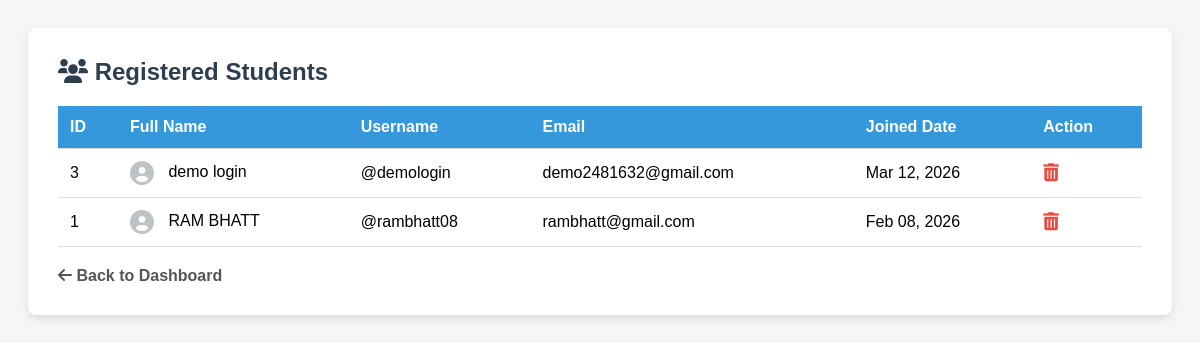
Screenshot of /admin_students.php (signed in) with the database file from the repository.
### tables this page shows
CREATE TABLE `users` (
  `id` int(11) UNSIGNED NOT NULL,
  `First_Name` varchar(50) NOT NULL,
  `Last_Name` varchar(50) NOT NULL,
  `User_Name` varchar(100) NOT NULL,
  `email` varchar(100) NOT NULL,
  `password` varchar(255) NOT NULL,
  `role` varchar(20) DEFAULT 'student',
  `created_at` timestamp NOT NULL DEFAULT current_timestamp(),
  `phone` varchar(20) DEFAULT '-',
  `skill` varchar(100) DEFAULT '-',
  `bio` text DEFAULT NULL,
  `profile_pic` varchar(255) DEFAULT NULL,
  `cover_photo` varchar(255) DEFAULT NULL,
  `facebook` varchar(255) DEFAULT NULL,
  `twitter` varchar(255) DEFAULT NULL,
  `linkedin` varchar(255) DEFAULT NULL,
  `website` varchar(255) DEFAULT NULL,
  `github` varchar(255) DEFAULT NULL
);

### admin_students.php (the view, shortened to what this page needs)
<?php
require 'db_connect.php';
$sql = "SELECT * FROM users WHERE role = 'student' ORDER BY created_at DESC";
$result = $conn->query($sql);
?>
<!DOCTYPE html>
<html lang="en">
<head>
    <link rel="stylesheet" href="https://cdnjs.cloudflare.com/ajax/libs/font-awesome/6.0.0/css/all.min.css">
</head>
<body>
<div class="container">
    <div class="header">
        <h2><i class="fas fa-users"></i> Registered Students</h2>
    </div>
    <table>
        <thead>
            <tr>
                <th>ID</th>
                <th>Full Name</th>
                <th>Username</th>
                <th>Email</th>
                <th>Joined Date</th>
                <th>Action</th>
            </tr>
        </thead>
        <tbody>
            <?php
            if ($result->num_rows > 0) {
                while($row = $result->fetch_assoc()) {
                    echo "<tr>";
                    echo "<td>" . $row['id'] . "</td>";
                    $fullName = htmlspecialchars($row['First_Name'] . " " . $row['Last_Name']);
                    echo "<td><i class='fas fa-user-circle profile-icon'></i> " . $fullName . "</td>";
                    echo "<td>@" . htmlspecialchars($row['User_Name']) . "</td>";
                    echo "<td>" . htmlspecialchars($row['email']) . "</td>";
                    $date = date("M d, Y", strtotime($row['created_at']));
                    echo "<td>" . $date . "</td>";
                    echo "<td>
                            <a href='admin_students.php?delete_id=" . $row['id'] . "'
                               class='btn-delete'
                               onclick='return confirm(\"Are you sure? This will delete the student account permanently.\")'
                               title='Delete Student'>
                               <i class='fas fa-trash-alt'></i>
                            </a>
                          </td>";
                    echo "</tr>";
                }
            } else {
                echo "<tr><td colspan='6' class='empty-state'>No students registered yet.</td></tr>";
            }
            ?>
        </tbody>
    </table>
    <a href="admin-dashboard.php" class="back-link"><i class="fas fa-arrow-left"></i> Back to Dashboard</a>
</div>
</body>
</html>

### admin_students.php (style rules this page uses)
body { font-family: 'Poppins', sans-serif; background: #f4f7f6; padding: 20px; }
.container { max-width: 1100px; margin: 0 auto; background: white; padding: 30px; border-radius: 8px; box-shadow: 0 4px 8px rgba(0,0,0,0.1); }
.header { display: flex; justify-content: space-between; align-items: center; margin-bottom: 20px; }
h2 { margin: 0; color: #2c3e50; }
table { width: 100%; border-collapse: collapse; margin-top: 10px; }
th, td { padding: 12px; text-align: left; border-bottom: 1px solid #ddd; }
th { background-color: #3498db; color: white; font-weight: 600; }
.profile-icon { color: #bdc3c7; font-size: 24px; margin-right: 10px; vertical-align: middle; }
.btn-delete { color: #e74c3c; text-decoration: none; font-size: 18px; transition: 0.2s; }
.back-link { display: inline-block; margin-top: 20px; text-decoration: none; color: #555; font-weight: bold; }

### rows the page displays
users: id "3", fullName "demo login", User_Name "demologin", email "demo2481632@gmail.com", created_at "Mar 12, 2026"
users: id "1", fullName "RAM BHATT", User_Name "rambhatt08", email "rambhatt@gmail.com", created_at "Feb 08, 2026"
